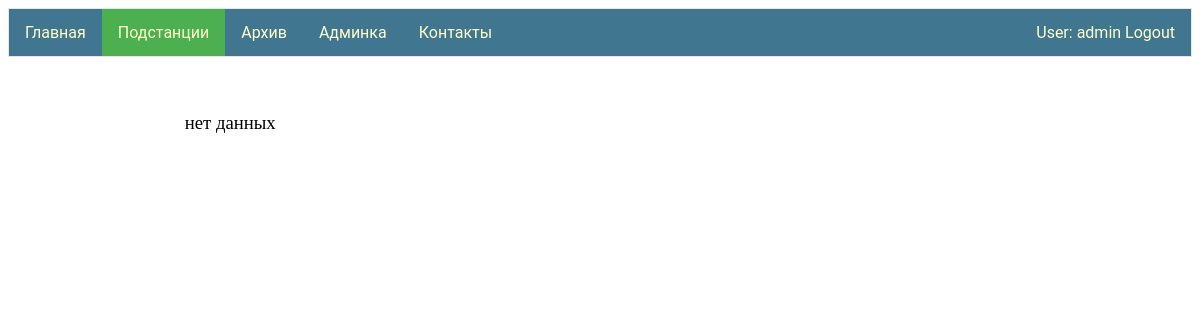
The page /ps/ТЕСТ ПС1/ (signed in) on the database as committed earlier.
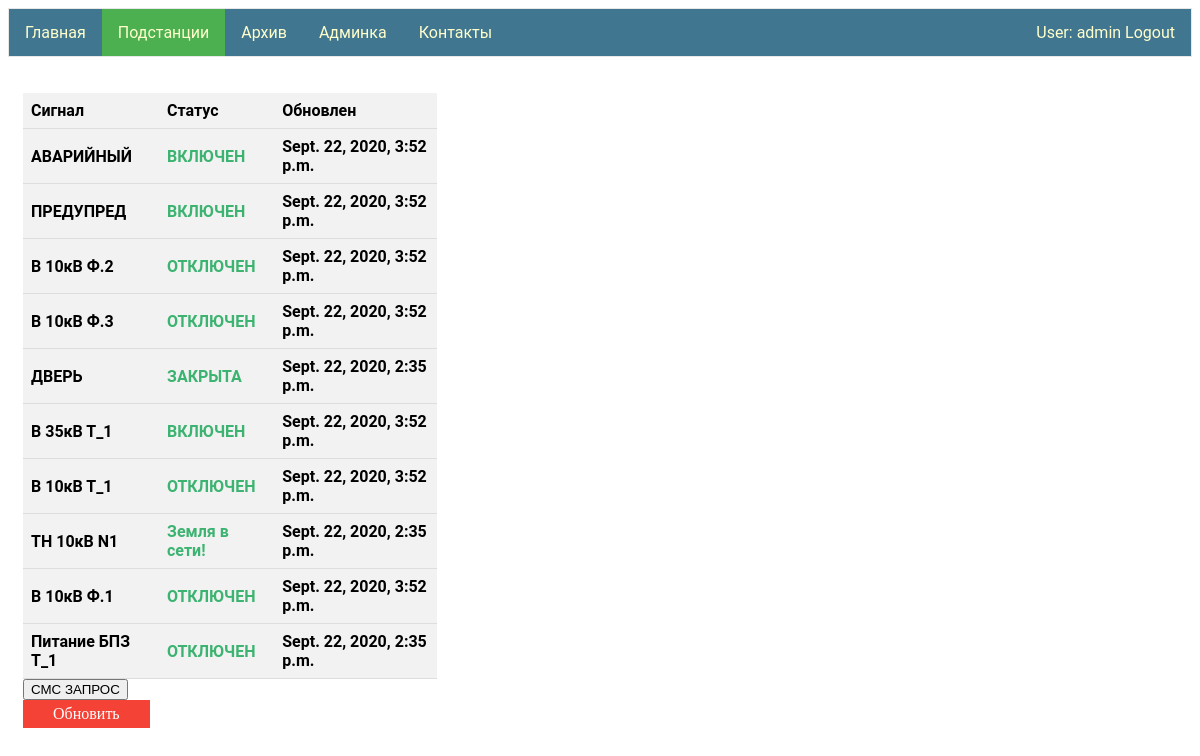
The same page on the database as committed later.
### signal_PS/models.py (models this page shows)
class Signal(models.Model):
    type = models.ForeignKey(Signal_type, on_delete=models.CASCADE)
    voltage = models.ForeignKey(Voltage,null=True,blank=True, on_delete=models.SET_NULL)
    name = models.CharField(max_length=50,blank=True)
    status = models.ForeignKey(Signal_status, on_delete=models.CASCADE)
    ps = models.ForeignKey(Ps, on_delete=models.CASCADE)
    date_up = models.DateTimeField()

class Signal_type(models.Model):
    type = models.CharField(max_length=12, primary_key=True)

class Signal_status(models.Model):
    status = models.CharField(max_length=30, primary_key=True)

class Voltage(models.Model):
    value = models.CharField(max_length=10, primary_key=True)

### signal_PS/views.py (the view)
# urls.py: path('<str:name>/', views.views_ps),
@login_required
def views_ps(request,name):
    signals = Signal.objects.filter(ps=name)
    controllersGSM = Gsm_controller.objects.filter(ps=name)
    sms_request = SmsRequest()
    if request.method == "POST":
        print("post")
        number_ps = Ps.objects.get(name=name).tel_number
        sms_request.set_send_status(number_ps)
    data = {"signals": signals, "controllersGSM": controllersGSM}
    return render(request, "PS.html", context=data)

### signal_PS/templates/PS.html (shortened to what this page needs)
{% extends "base.html" %}
{% block li2 %}<a class="active" href="/ps">Подстанции</a>{% endblock li2 %}
{% block logic1 %}
<div class="column">
 {% if signals.count > 0 %}
    <table >
      <tr><th>Сигнал</th><th>Статус</th><th>Обновлен</th></tr>
        {% for  signal in signals %}
            <tr><th>{{ signal.type.type }} {{ signal.voltage.value }} {{ signal.name }} </th>
                <th style="color:MediumSeaGreen;">{{ signal.status.status }}</th>
            <th> {{ signal.date_up }} </th></tr>
        {% endfor %}
    </table>
    <form  method="POST">
        <input type="submit" value="СМС ЗАПРОС">
    </form>
     <a id="para1" href="/ps">Обновить</a>
    {% else %}
        <h3 style="font-family:verdana;">
        нет данных
        </h3>
 {% endif %}
    </div>
{% endblock logic1 %}

Rows that differ between the two databases and show on the page:
added Signal: type.type "АВАРИЙНЫЙ", status.status "ВКЛЮЧЕН", date_up "Sept. 22, 2020, 3:52 p.m."
added Signal: type.type "ПРЕДУПРЕД", status.status "ВКЛЮЧЕН", date_up "Sept. 22, 2020, 3:52 p.m."
added Signal: type.type "В", voltage.value "10кВ", name "Ф.2", status.status "ОТКЛЮЧЕН", date_up "Sept. 22, 2020, 3:52 p.m."
added Signal: type.type "В", voltage.value "10кВ", name "Ф.3", status.status "ОТКЛЮЧЕН", date_up "Sept. 22, 2020, 3:52 p.m."
added Signal: type.type "ДВЕРЬ", status.status "ЗАКРЫТА", date_up "Sept. 22, 2020, 2:35 p.m."
added Signal: type.type "В", voltage.value "35кВ", name "Т_1", status.status "ВКЛЮЧЕН", date_up "Sept. 22, 2020, 3:52 p.m."
added Signal: type.type "В", voltage.value "10кВ", name "Т_1", status.status "ОТКЛЮЧЕН", date_up "Sept. 22, 2020, 3:52 p.m."
added Signal: type.type "ТН", voltage.value "10кВ", name "N1", status.status "Земля в сети!", date_up "Sept. 22, 2020, 2:35 p.m."
added Signal: type.type "В", voltage.value "10кВ", name "Ф.1", status.status "ОТКЛЮЧЕН", date_up "Sept. 22, 2020, 3:52 p.m."
added Signal: type.type "Питание БПЗ", name "Т_1", status.status "ОТКЛЮЧЕН", date_up "Sept. 22, 2020, 2:35 p.m."
Other text that changed with them:
form field value: (not shown) → "СМС ЗАПРОС"
text no longer shown: "нет данных"
text now shown: "Сигнал Статус Обновлен Обновить"
